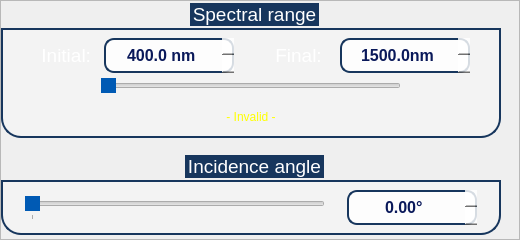
                   <widget class="QFrame" name="frame_12">
                    <property name="sizePolicy">
                     <sizepolicy hsizetype="Preferred" vsizetype="Preferred">
                      <horstretch>0</horstretch>
                      <verstretch>0</verstretch>
                     </sizepolicy>
                    </property>
                    <property name="minimumSize">
                     <size>
                      <width>520</width>
                      <height>240</height>
                     </size>
                    </property>
                    <property name="maximumSize">
                     <size>
                      <width>530</width>
                      <height>250</height>
                     </size>
                    </property>
                    <property name="frameShape">
                     <enum>QFrame::StyledPanel</enum>
                    </property>
                    <property name="frameShadow">
                     <enum>QFrame::Raised</enum>
                    </property>
                    <layout class="QVBoxLayout" name="verticalLayout_23">
                     <property name="spacing">
                      <number>0</number>
                     </property>
                     <property name="leftMargin">
                      <number>0</number>
                     </property>
                     <property name="topMargin">
                      <number>0</number>
                     </property>
                     <property name="rightMargin">
                      <number>0</number>
                     </property>
                     <property name="bottomMargin">
                      <number>0</number>
                     </property>
                     <item>
                      <widget class="QGroupBox" name="Spectral_range_2">
                       <property name="sizePolicy">
                        <sizepolicy hsizetype="Preferred" vsizetype="Fixed">
                         <horstretch>0</horstretch>
                         <verstretch>0</verstretch>
                        </sizepolicy>
                       </property>
                       <property name="minimumSize">
                        <size>
                         <width>450</width>
                         <height>130</height>
                        </size>
                       </property>
                       <property name="maximumSize">
                        <size>
                         <width>500</width>
                         <height>135</height>
                        </size>
                       </property>
                       <property name="font">
                        <font>
                         <family>Ubuntu</family>
                         <pointsize>14</pointsize>
                         <italic>false</italic>
                         <bold>false</bold>
                        </font>
                       </property>
                       <property name="styleSheet">
                        <string notr="true">
QGroupBox  {
	font: 14pt &quot;Ubuntu&quot;;
	background-color: rgba(255, 255, 255,70);
    border: 2px solid;
    border-color: #FF17365D;
    margin-top: 25px;
	margin-bottom: 0px;
    border-bottom-left-radius: 20px;
	border-bottom-right-radius: 20px;
}

QGroupBox::title  {
    subcontrol-origin: margin;
    subcontrol-position: top center;
    padding: 5px 8000px 5px 8000px;
    background-color: #FF17365D;
    color: rgb(255, 255, 255);
}
</string>
                       </property>
                       <property name="title">
                        <string>Spectral range</string>
                       </property>
                       <property name="alignment">
                        <set>Qt::AlignLeading|Qt::AlignLeft|Qt::AlignTop</set>
                       </property>
                       <property name="checked">
                        <bool>false</bool>
                       </property>
                       <layout class="QVBoxLayout" name="verticalLayout_24">
                        <property name="spacing">
                         <number>0</number>
                        </property>
                        <property name="leftMargin">
                         <number>0</number>
                        </property>
                        <property name="topMargin">
                         <number>8</number>
                        </property>
                        <property name="rightMargin">
                         <number>0</number>
                        </property>
                        <property name="bottomMargin">
                         <number>0</number>
                        </property>
                        <item>
                         <layout class="QHBoxLayout" name="horizontalLayout_32">
                          <property name="spacing">
                           <number>5</number>
                          </property>
                          <item>
                           <spacer name="horizontalSpacer_50">
                            <property name="orientation">
                             <enum>Qt::Horizontal</enum>
                            </property>
                            <property name="sizeType">
                             <enum>QSizePolicy::Fixed</enum>
                            </property>
                            <property name="sizeHint" stdset="0">
                             <size>
                              <width>20</width>
                              <height>20</height>
                             </size>
                            </property>
                           </spacer>
                          </item>
                          <item>
                           <widget class="QLabel" name="label_23">
                            <property name="minimumSize">
                             <size>
                              <width>50</width>
                              <height>0</height>
                             </size>
                            </property>
                            <property name="maximumSize">
                             <size>
                              <width>60</width>
                              <height>25</height>
                             </size>
                            </property>
                            <property name="font">
                             <font>
                              <family>Ubuntu</family>
                              <pointsize>14</pointsize>
                              <italic>false</italic>
                              <bold>false</bold>
                             </font>
                            </property>
                            <property name="layoutDirection">
                             <enum>Qt::RightToLeft</enum>
                            </property>
                            <property name="styleSheet">
                             <string notr="true">font: 14pt &quot;Ubuntu&quot;;
</string>
                            </property>
                            <property name="text">
                             <string>&lt;html&gt;&lt;head/&gt;&lt;body&gt;&lt;p&gt;&lt;span style=&quot; color:#ffffff;&quot;&gt;Initial:&lt;/span&gt;&lt;/p&gt;&lt;/body&gt;&lt;/html&gt;</string>
                            </property>
                            <property name="alignment">
                             <set>Qt::AlignRight|Qt::AlignTrailing|Qt::AlignVCenter</set>
                            </property>
                           </widget>
                          </item>
                          <item>
                           <widget class="QDoubleSpinBox" name="a1_2">
                            <property name="sizePolicy">
                             <sizepolicy hsizetype="Minimum" vsizetype="Fixed">
                              <horstretch>0</horstretch>
                              <verstretch>0</verstretch>
                             </sizepolicy>
                            </property>
                            <property name="minimumSize">
                             <size>
                              <width>120</width>
                              <height>30</height>
                             </size>
                            </property>
                            <property name="maximumSize">
                             <size>
                              <width>130</width>
                              <height>35</height>
                             </size>
                            </property>
                            <property name="font">
                             <font>
                              <family>Ubuntu</family>
                              <pointsize>12</pointsize>
                              <italic>false</italic>
                              <bold>true</bold>
                             </font>
                            </property>
                            <property name="styleSheet">
                             <string notr="true">
QDoubleSpinBox
{
color: rgb(10, 25, 90);
font: 700 12pt &quot;Ubuntu&quot;;
border: 2px solid;
border-color: #FF17365D;
background-color: rgba(255, 255, 255,210);
border-radius:10px;
}

QDoubleSpinBox::up-button
{
    border-left-width: 1px;
    border-left-color: darkgray;
    border-left-style: solid; /* just a single line */
    border-top-right-radius: 3px; /* same radius as the QComboBox */
    border-bottom-right-radius: 3px;
	image: url(:/icons/icons/arrow-up.png);
	width: 25;
}
QDoubleSpinBox::down-button
{
    border-left-width: 1px;
    border-left-color: darkgray;
    border-left-style: solid; /* just a single line */
    border-top-right-radius: 3px; /* same radius as the QComboBox */
    border-bottom-right-radius: 3px;
	image: url(:/icons/icons/arrow-down.png);
	width: 25;
}</string>
                            </property>
                            <property name="wrapping">
                             <bool>true</bool>
                            </property>
                            <property name="frame">
                             <bool>false</bool>
                            </property>
                            <property name="alignment">
                             <set>Qt::AlignCenter</set>
                            </property>
                            <property name="buttonSymbols">
                             <enum>QAbstractSpinBox::UpDownArrows</enum>
                            </property>
                            <property name="accelerated">
                             <bool>true</bool>
                            </property>
                            <property name="suffix">
                             <string> nm</string>
                            </property>
                            <property name="decimals">
                             <number>1</number>
                            </property>
                            <property name="minimum">
                             <double>400.000000000000000</double>
                            </property>
                            <property name="maximum">
                             <double>1800.000000000000000</double>
                            </property>
                            <property name="singleStep">
                             <double>0.100000000000000</double>
                            </property>
                           </widget>
                          </item>
                          <item>
                           <spacer name="horizontalSpacer_51">
                            <property name="orientation">
                             <enum>Qt::Horizontal</enum>
                            </property>
                            <property name="sizeType">
                             <enum>QSizePolicy::Fixed</enum>
                            </property>
                            <property name="sizeHint" stdset="0">
                             <size>
                              <width>20</width>
                              <height>20</height>
                             </size>
                            </property>
                           </spacer>
                          </item>
                          <item>
                           <widget class="QLabel" name="label_24">
                            <property name="minimumSize">
                             <size>
                              <width>50</width>
                              <height>0</height>
                             </size>
                            </property>
                            <property name="maximumSize">
                             <size>
                              <width>60</width>
                              <height>25</height>
                             </size>
                            </property>
                            <property name="font">
                             <font>
                              <family>Ubuntu</family>
                              <pointsize>14</pointsize>
                              <italic>false</italic>
                              <bold>false</bold>
                             </font>
                            </property>
                            <property name="layoutDirection">
                             <enum>Qt::RightToLeft</enum>
                            </property>
                            <property name="styleSheet">
                             <string notr="true">font: 14pt &quot;Ubuntu&quot;;</string>
                            </property>
                            <property name="text">
                             <string>&lt;html&gt;&lt;head/&gt;&lt;body&gt;&lt;p&gt;&lt;span style=&quot; color:#ffffff;&quot;&gt;Final: &lt;/span&gt;&lt;/p&gt;&lt;/body&gt;&lt;/html&gt;</string>
                            </property>
                            <property name="alignment">
                             <set>Qt::AlignRight|Qt::AlignTrailing|Qt::AlignVCenter</set>
                            </property>
                           </widget>
                          </item>
                          <item>
                           <widget class="QDoubleSpinBox" name="a2_2">
                            <property name="sizePolicy">
                             <sizepolicy hsizetype="Minimum" vsizetype="Fixed">
                              <horstretch>0</horstretch>
                              <verstretch>0</verstretch>
                             </sizepolicy>
                            </property>
                            <property name="minimumSize">
                             <size>
                              <width>120</width>
                              <height>30</height>
                             </size>
                            </property>
                            <property name="maximumSize">
                             <size>
                              <width>130</width>
                              <height>35</height>
                             </size>
                            </property>
                            <property name="font">
                             <font>
                              <family>Ubuntu</family>
                              <pointsize>12</pointsize>
                              <italic>false</italic>
                              <bold>true</bold>
                             </font>
                            </property>
                            <property name="styleSheet">
                             <string notr="true">
QDoubleSpinBox
{
color: rgb(10, 25, 90);
font: 700 12pt &quot;Ubuntu&quot;;
border: 2px solid;
border-color: #FF17365D;
background-color: rgba(255, 255, 255,210);
border-radius:10px;
}

QDoubleSpinBox::up-button
{
    border-left-width: 1px;
    border-left-color: darkgray;
    border-left-style: solid; /* just a single line */
    border-top-right-radius: 3px; /* same radius as the QComboBox */
    border-bottom-right-radius: 3px;
	image: url(:/icons/icons/arrow-up.png);
	width: 25;
}
QDoubleSpinBox::down-button
{
    border-left-width: 1px;
    border-left-color: darkgray;
    border-left-style: solid; /* just a single line */
    border-top-right-radius: 3px; /* same radius as the QComboBox */
    border-bottom-right-radius: 3px;
	image: url(:/icons/icons/arrow-down.png);
	width: 25;
}</string>
                            </property>
                            <property name="wrapping">
                             <bool>true</bool>
                            </property>
                            <property name="frame">
                             <bool>false</bool>
                            </property>
                            <property name="alignment">
                             <set>Qt::AlignCenter</set>
                            </property>
                            <property name="buttonSymbols">
                             <enum>QAbstractSpinBox::UpDownArrows</enum>
                            </property>
                            <property name="accelerated">
                             <bool>true</bool>
                            </property>
                            <property name="suffix">
                             <string>nm</string>
                            </property>
                            <property name="decimals">
                             <number>1</number>
                            </property>
                            <property name="minimum">
                             <double>401.000000000000000</double>
                            </property>
                            <property name="maximum">
                             <double>1800.000000000000000</double>
                            </property>
                            <property name="singleStep">
                             <double>0.100000000000000</double>
                            </property>
                            <property name="value">
                             <double>1500.000000000000000</double>
                            </property>
                           </widget>
                          </item>
                          <item>
                           <spacer name="horizontalSpacer_52">
                            <property name="orientation">
                             <enum>Qt::Horizontal</enum>
                            </property>
                            <property name="sizeType">
                             <enum>QSizePolicy::Fixed</enum>
                            </property>
                            <property name="sizeHint" stdset="0">
                             <size>
                              <width>20</width>
                              <height>20</height>
                             </size>
                            </property>
                           </spacer>
                          </item>
                         </layout>
                        </item>
                        <item>
                         <layout class="QHBoxLayout" name="horizontalLayout_33">
                          <item>
                           <spacer name="horizontalSpacer_53">
                            <property name="orientation">
                             <enum>Qt::Horizontal</enum>
                            </property>
                            <property name="sizeHint" stdset="0">
                             <size>
                              <width>40</width>
                              <height>20</height>
                             </size>
                            </property>
                           </spacer>
                          </item>
                          <item>
                           <widget class="QSlider" name="wavw_slider">
                            <property name="minimumSize">
                             <size>
                              <width>300</width>
                              <height>25</height>
                             </size>
                            </property>
                            <property name="maximumSize">
                             <size>
                              <width>16777215</width>
                              <height>25</height>
                             </size>
                            </property>
                            <property name="styleSheet">
                             <string notr="true">
QSlider::handle:horizontal {
	background-color: rgb(0,90,180);
    width:64px;
    height:64px;
}

</string>
                            </property>
                            <property name="minimum">
                             <number>40</number>
                            </property>
                            <property name="maximum">
                             <number>150</number>
                            </property>
                            <property name="orientation">
                             <enum>Qt::Horizontal</enum>
                            </property>
                           </widget>
                          </item>
                          <item>
                           <spacer name="horizontalSpacer_54">
                            <property name="orientation">
                             <enum>Qt::Horizontal</enum>
                            </property>
                            <property name="sizeHint" stdset="0">
                             <size>
                              <width>40</width>
                              <height>20</height>
                             </size>
                            </property>
                           </spacer>
                          </item>
                         </layout>
                        </item>
                        <item>
                         <widget class="QLabel" name="label_25">
                          <property name="styleSheet">
                           <string notr="true">font: 14pt &quot;Ubuntu&quot;;
</string>
                          </property>
                          <property name="text">
                           <string>&lt;html&gt;&lt;head/&gt;&lt;body&gt;&lt;p&gt;&lt;span style=&quot; color:#ffff01;&quot;&gt;- Invalid -&lt;/span&gt;&lt;/p&gt;&lt;/body&gt;&lt;/html&gt;</string>
                          </property>
                          <property name="alignment">
                           <set>Qt::AlignCenter</set>
                          </property>
                         </widget>
                        </item>
                       </layout>
                      </widget>
                     </item>
                     <item>
                      <spacer name="verticalSpacer_23">
                       <property name="orientation">
                        <enum>Qt::Vertical</enum>
                       </property>
                       <property name="sizeType">
                        <enum>QSizePolicy::Fixed</enum>
                       </property>
                       <property name="sizeHint" stdset="0">
                        <size>
                         <width>20</width>
                         <height>15</height>
                        </size>
                       </property>
                      </spacer>
                     </item>
                     <item>
                      <widget class="QGroupBox" name="wavelength_incident_2">
                       <property name="minimumSize">
                        <size>
                         <width>450</width>
                         <height>80</height>
                        </size>
                       </property>
                       <property name="maximumSize">
                        <size>
                         <width>500</width>
                         <height>80</height>
                        </size>
                       </property>
                       <property name="font">
                        <font>
                         <family>Ubuntu</family>
                         <pointsize>14</pointsize>
                         <italic>false</italic>
                         <bold>false</bold>
                        </font>
                       </property>
                       <property name="styleSheet">
                        <string notr="true">/*{font: 14pt &quot;Ubuntu&quot;;
color: rgb(255, 255, 255);
	background-color: rgba(255, 255, 255,20);
}*/

QGroupBox  {
	background-color: rgba(255, 255, 255,70);
	font: 14pt &quot;Ubuntu&quot;;
    border: 2px solid;
    border-color: #FF17365D;
    margin-top: 25px;
    border-bottom-left-radius: 20px;
	border-bottom-right-radius: 20px;
}

QGroupBox::title  {
    subcontrol-origin: margin;
    subcontrol-position: top center;
    padding: 5px 8000px 5px 8000px;
    background-color: #FF17365D;
    color: rgb(255, 255, 255);
}

</string>
                       </property>
                       <property name="title">
                        <string>Incidence angle</string>
                       </property>
                       <property name="alignment">
                        <set>Qt::AlignLeading|Qt::AlignLeft|Qt::AlignTop</set>
                       </property>
                       <property name="checked">
                        <bool>false</bool>
                       </property>
                       <layout class="QHBoxLayout" name="horizontalLayout_34">
                        <property name="spacing">
                         <number>0</number>
                        </property>
                        <property name="leftMargin">
                         <number>0</number>
                        </property>
                        <property name="topMargin">
                         <number>0</number>
                        </property>
                        <property name="rightMargin">
                         <number>0</number>
                        </property>
                        <property name="bottomMargin">
                         <number>0</number>
                        </property>
                        <item>
                         <spacer name="horizontalSpacer_55">
                          <property name="orientation">
                           <enum>Qt::Horizontal</enum>
                          </property>
                          <property name="sizeType">
                           <enum>QSizePolicy::Fixed</enum>
                          </property>
                          <property name="sizeHint" stdset="0">
                           <size>
                            <width>15</width>
                            <height>17</height>
                           </size>
                          </property>
                         </spacer>
                        </item>
                        <item>
                         <widget class="QSlider" name="angle_Slider">
                          <property name="sizePolicy">
                           <sizepolicy hsizetype="Fixed" vsizetype="Fixed">
                            <horstretch>0</horstretch>
                            <verstretch>0</verstretch>
                           </sizepolicy>
                          </property>
                          <property name="minimumSize">
                           <size>
                            <width>300</width>
                            <height>25</height>
                           </size>
                          </property>
                          <property name="maximumSize">
                           <size>
                            <width>16777215</width>
                            <height>25</height>
                           </size>
                          </property>
                          <property name="styleSheet">
                           <string notr="true">QSlider::handle:horizontal {
	background-color: rgb(0,90,180);
    width:64px;
    height:64px;
}

</string>
                          </property>
                          <property name="maximum">
                           <number>90</number>
                          </property>
                          <property name="orientation">
                           <enum>Qt::Horizontal</enum>
                          </property>
                          <property name="tickPosition">
                           <enum>QSlider::TicksBelow</enum>
                          </property>
                          <property name="tickInterval">
                           <number>100</number>
                          </property>
                         </widget>
                        </item>
                        <item>
                         <spacer name="horizontalSpacer_56">
                          <property name="orientation">
                           <enum>Qt::Horizontal</enum>
                          </property>
                          <property name="sizeType">
                           <enum>QSizePolicy::Fixed</enum>
                          </property>
                          <property name="sizeHint" stdset="0">
                           <size>
                            <width>15</width>
                            <height>17</height>
                           </size>
                          </property>
                         </spacer>
                        </item>
                        <item>
                         <widget class="QDoubleSpinBox" name="angle_incidence">
                          <property name="sizePolicy">
                           <sizepolicy hsizetype="Minimum" vsizetype="Preferred">
                            <horstretch>0</horstretch>
                            <verstretch>0</verstretch>
                           </sizepolicy>
                          </property>
                          <property name="minimumSize">
                           <size>
                            <width>130</width>
                            <height>30</height>
                           </size>
                          </property>
                          <property name="maximumSize">
                           <size>
                            <width>130</width>
                            <height>35</height>
                           </size>
                          </property>
                          <property name="font">
                           <font>
                            <family>Ubuntu</family>
                            <pointsize>12</pointsize>
                            <italic>false</italic>
                            <bold>true</bold>
                           </font>
                          </property>
                          <property name="styleSheet">
                           <string notr="true">
QDoubleSpinBox
{
color: rgb(10, 25, 90);
font: 700 12pt &quot;Ubuntu&quot;;
border: 2px solid;
border-color: #FF17365D;
background-color: rgba(255, 255, 255,210);
border-radius:10px;
}

QDoubleSpinBox::up-button
{
    border-left-width: 1px;
    border-left-color: darkgray;
    border-left-style: solid; /* just a single line */
    border-top-right-radius: 3px; /* same radius as the QComboBox */
    border-bottom-right-radius: 3px;
	image: url(:/icons/icons/arrow-up.png);
	width: 25;
}
QDoubleSpinBox::down-button
{
    border-left-width: 1px;
    border-left-color: darkgray;
    border-left-style: solid; /* just a single line */
    border-top-right-radius: 3px; /* same radius as the QComboBox */
    border-bottom-right-radius: 3px;
	image: url(:/icons/icons/arrow-down.png);
	width: 25;
}</string>
                          </property>
                          <property name="wrapping">
                           <bool>true</bool>
                          </property>
                          <property name="frame">
                           <bool>false</bool>
                          </property>
                          <property name="alignment">
                           <set>Qt::AlignCenter</set>
                          </property>
                          <property name="buttonSymbols">
                           <enum>QAbstractSpinBox::UpDownArrows</enum>
                          </property>
                          <property name="accelerated">
                           <bool>true</bool>
                          </property>
                          <property name="suffix">
                           <string>°</string>
                          </property>
                          <property name="decimals">
                           <number>2</number>
                          </property>
                          <property name="minimum">
                           <double>0.000000000000000</double>
                          </property>
                          <property name="maximum">
                           <double>90.000000000000000</double>
                          </property>
                          <property name="singleStep">
                           <double>0.010000000000000</double>
                          </property>
                          <property name="value">
                           <double>0.000000000000000</double>
                          </property>
                         </widget>
                        </item>
                        <item>
                         <spacer name="horizontalSpacer_57">
                          <property name="orientation">
                           <enum>Qt::Horizontal</enum>
                          </property>
                          <property name="sizeType">
                           <enum>QSizePolicy::Fixed</enum>
                          </property>
                          <property name="sizeHint" stdset="0">
                           <size>
                            <width>15</width>
                            <height>20</height>
                           </size>
                          </property>
                         </spacer>
                        </item>
                       </layout>
                      </widget>
                     </item>
                    </layout>
                   </widget>
